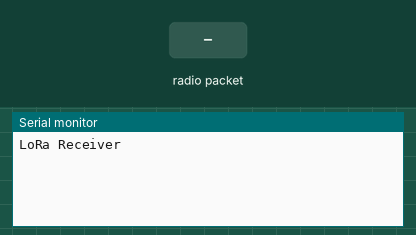
Simulated run of this sketch. Board: Arduino Uno, built with avr-gcc and run on an emulated ATmega328P. On the bench: the last lines printed to the serial monitor. Inputs (shaded band) come from the test bench. No radio packets arrive unless stated.

Above: at 1.2 s.
1.3 s: radio packet "1" arrives
At 1.9 s:
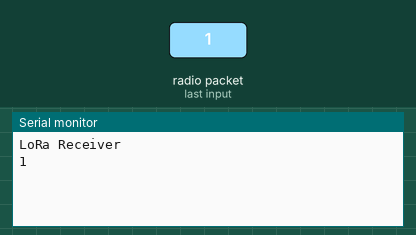
2.8 s: radio packet "0" arrives
At 4.0 s:
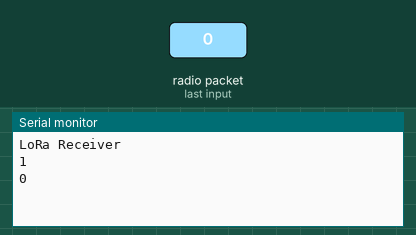
4.3 s: radio packet "2" arrives
At 5.4 s:
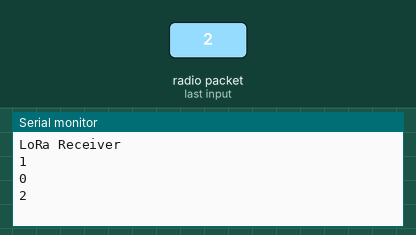

The sketch:

LoRaReceiver.ino
```cpp
#include <SPI.h>
#include <LoRa.h>
String mystr = "";
void setup() {
  Serial.begin(9600);
  while (!Serial);

  Serial.println("LoRa Receiver");

  LoRa.setPins(10, 8, 6);
  if (!LoRa.begin(922E6)) {
    Serial.println("Starting LoRa failed!");
    while (1);
  }
  LoRa.setSpreadingFactor(7);
  LoRa.setSignalBandwidth(500E3);
  LoRa.setCodingRate4(6);
}

void loop() {
  // try to parse packet
  int packetSize = LoRa.parsePacket();
  if (packetSize) {
    // received a packet
    //Serial.print("Received packet '");

    // read packet
    while (LoRa.available()) {
      Serial.print((char)LoRa.read());

    }
      Serial.print('\n');
    // print RSSI of packet
    //Serial.print("' with RSSI ");
    //Serial.println(LoRa.packetRssi());
  }
}
```

Measured:
- after the input at 1.3 s, the serial monitor: prints a new line at once (image 1)
- after the input at 2.8 s, the serial monitor: prints a new line at once (image 2)
- after the input at 4.3 s, the serial monitor: prints a new line at once (image 3)
